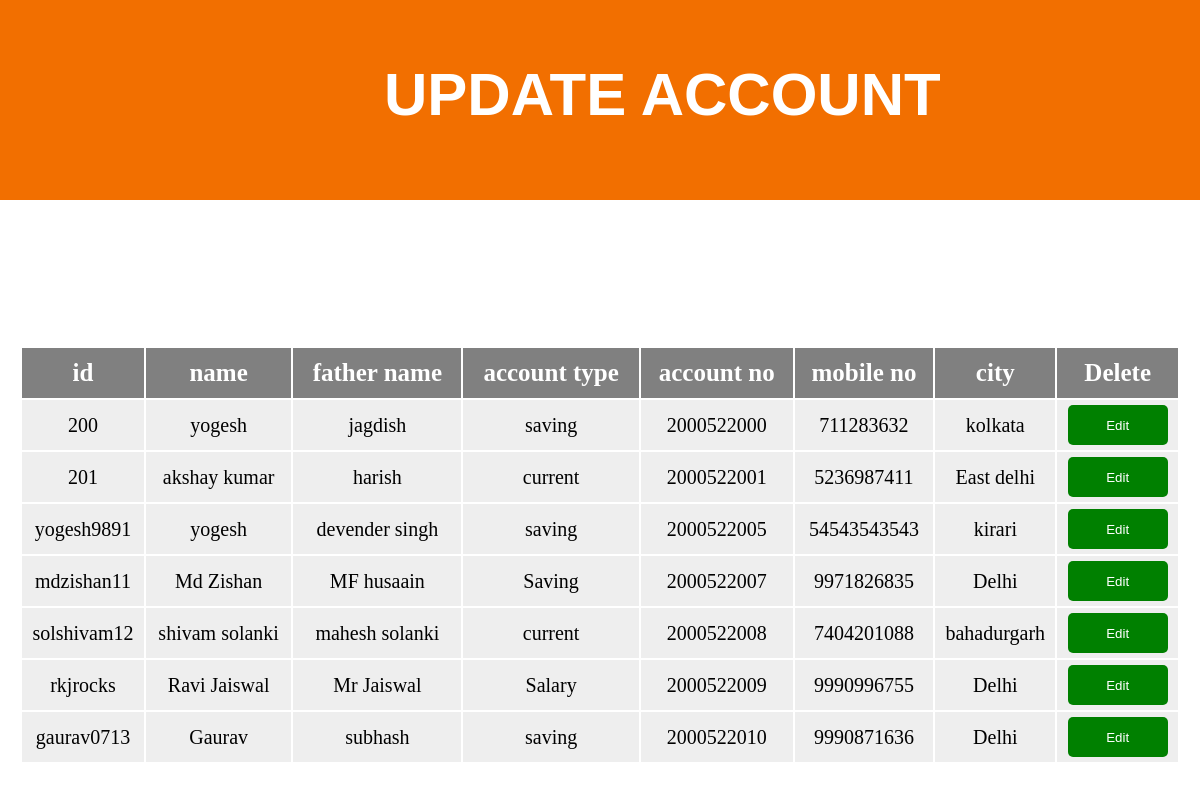
/update.php, run on the app's committed database.
### tables this page shows
CREATE TABLE IF NOT EXISTS `customer` (
  `cid` varchar(130) NOT NULL,
  `password` varchar(20) NOT NULL,
  `name` varchar(25) NOT NULL,
  `mob` bigint(10) NOT NULL,
  `city` varchar(15) NOT NULL,
  `father` varchar(40) NOT NULL,
  `balnce` int(100) NOT NULL,
  PRIMARY KEY (`cid`)
);

CREATE TABLE IF NOT EXISTS `banking` (
  `aid` varchar(20) NOT NULL,
  `atype` varchar(20) NOT NULL,
  `ano` int(255) NOT NULL AUTO_INCREMENT,
  `balance` int(20) NOT NULL,
  PRIMARY KEY (`ano`)
);

### update.php (the view, shortened to what this page needs)
<?php
$conn = mysqli_connect('localhost','root','','bms');
$sql = "SELECT * FROM customer inner join banking on cid=aid ";
$result = mysqli_query($conn, $sql);
 echo'<!doctype html><html><head>
  <style>
  *{margin:0;padding:0px;}
  .title{ background-color:#f26f00;
	height:200px;
	color:white;
	font-size:30px;
	font-family:arial;
}
	.title h1{
	margin-left:32%;
	padding-top:60px;
			}
table{		width:100%;;
		padding:20px;
		margin:auto;
		 font-size:20px;
}
 table th{  font-size:25px;
			padding:5px;
			background-color:grey;
			color:white;
			height:40px;
 }
 td{
	height:50px;
	 background-color:#eee;
 text-align:center;}
button {
background-color:green;
color:white;
width:100px;
height:40px;
border-radius:5px;
border:none;
}
</style></head></body><body><div class="title"><h1>UPDATE ACCOUNT</h1>  </div>';
if (mysqli_num_rows($result) > 0) {
   echo'<form action="update1.php" method="post"><table><tr><th>id</th><th>name</th><th>father name</th><th>account type</th>
	<th>account no</th><th>mobile no</th><th>city</th><th>Delete</th></tr>';
    while($row = mysqli_fetch_assoc($result)) {
        echo  '<tr><td>'.$row["cid"].'</td>';
        echo  '<td>'.$row["name"].'</td>';
        echo  '<td>'.$row["father"].'</td>';
        echo  '<td>'.$row["atype"].'</td>';
        echo  '<td>'.$row["ano"].'</td>';
        echo  '<td>'.$row["mob"].'</td>';
        echo  '<td>'.$row["city"].'</td>';
       	echo '<td><button type="hidden" name="id"  value="'.$row["cid"].'">Edit</td></form> </td></tr><br>';
    }
} else {
    echo "0 results";
}
?>

### update.php (style rules this page uses)
* { margin:0;padding:0px; }
.title { background-color:#f26f00; height:200px; color:white; font-size:30px; font-family:arial; }
.title h1 { margin-left:32%; padding-top:60px; }
table { width:100%;; padding:20px; margin:auto; font-size:20px; }
table th { font-size:25px; padding:5px; background-color:grey; color:white; height:40px; }
td { height:50px; background-color:#eee; text-align:center; }
button { background-color:green; color:white; width:100px; height:40px; border-radius:5px; border:none; }

### data on the page
customer: cid "200", name "yogesh", father "jagdish", banking.atype "saving", banking.ano "2000522000", mob "711283632", city "kolkata"
customer: cid "201", name "akshay kumar", father "harish", banking.atype "current", banking.ano "2000522001", mob "5236987411", city "East delhi"
customer: cid "yogesh9891", name "yogesh", father "devender singh", banking.atype "saving", banking.ano "2000522005", mob "54543543543", city "kirari"
customer: cid "mdzishan11", name "Md Zishan", father "MF husaain", banking.atype "Saving", banking.ano "2000522007", mob "9971826835", city "Delhi"
customer: cid "solshivam12", name "shivam solanki", father "mahesh solanki", banking.atype "current", banking.ano "2000522008", mob "7404201088", city "bahadurgarh"
customer: cid "rkjrocks", name "Ravi Jaiswal", father "Mr Jaiswal", banking.atype "Salary", banking.ano "2000522009", mob "9990996755", city "Delhi"
customer: cid "gaurav0713", name "Gaurav", father "subhash", banking.atype "saving", banking.ano "2000522010", mob "9990871636", city "Delhi"
